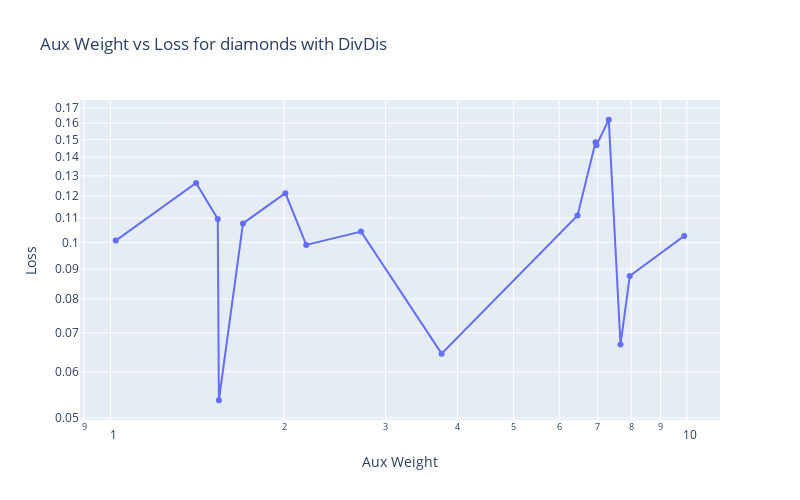
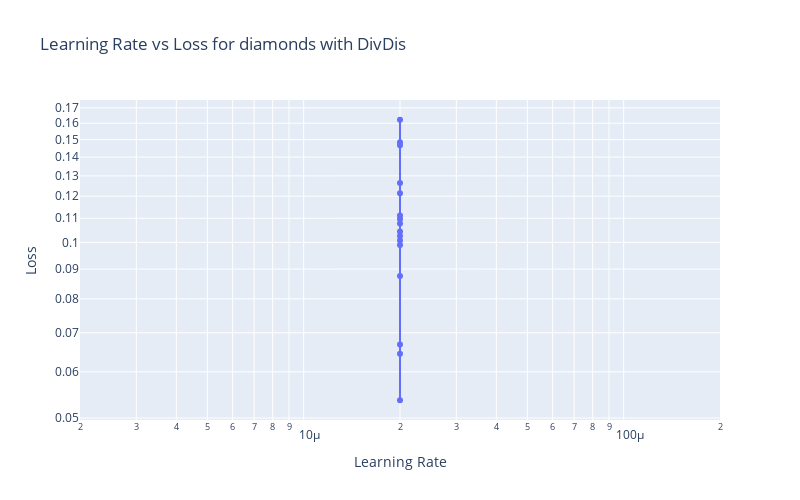

Here is the notebook cell these charts were saved with, in order:
### Code cell
# Example usage:
method_name = "DivDis"
dataset = "diamonds"

# Plot aux_weight vs loss
fig1 = plot_param_vs_loss(df, x_param='aux_weight', method_name=method_name, dataset=dataset)
fig1.show()

# Plot learning rate vs loss
fig2 = plot_param_vs_loss(df, x_param='lr', method_name=method_name, dataset=dataset)
fig2.show()

### Figure 1 — Plotly figure (JSON) as saved in the notebook; plotly's stock layout.template omitted (floating-point values rounded to 4 significant figures)
{"data": [{"mode": "markers+lines", "type": "scatter", "x": [1.021, 1.408, 1.535, 1.542, 1.698, 2.011, 2.186, 2.721, 3.753, 6.459, 6.94, 6.968, 7.317, 7.668, 7.958, 9.892], "y": [0.1007, 0.1264, 0.1097, 0.05363, 0.1078, 0.1214, 0.09901, 0.1043, 0.06446, 0.1112, 0.1484, 0.1468, 0.1622, 0.06683, 0.08755, 0.1026]}], "layout": {"height": 500, "title": {"text": "Aux Weight vs Loss for diamonds with DivDis"}, "width": 800, "xaxis": {"title": {"text": "Aux Weight"}, "type": "log"}, "yaxis": {"title": {"text": "Loss"}, "type": "log"}}}

### Figure 2 — Plotly figure (JSON) as saved in the notebook; plotly's stock layout.template omitted (floating-point values rounded to 4 significant figures)
{"data": [{"mode": "markers+lines", "type": "scatter", "x": [2e-05, 2e-05, 2e-05, 2e-05, 2e-05, 2e-05, 2e-05, 2e-05, 2e-05, 2e-05, 2e-05, 2e-05, 2e-05, 2e-05, 2e-05, 2e-05], "y": [0.1026, 0.08755, 0.1007, 0.06446, 0.1468, 0.1214, 0.1078, 0.1264, 0.06683, 0.1043, 0.1097, 0.05363, 0.1112, 0.09901, 0.1622, 0.1484]}], "layout": {"height": 500, "title": {"text": "Learning Rate vs Loss for diamonds with DivDis"}, "width": 800, "xaxis": {"title": {"text": "Learning Rate"}, "type": "log"}, "yaxis": {"title": {"text": "Loss"}, "type": "log"}}}
